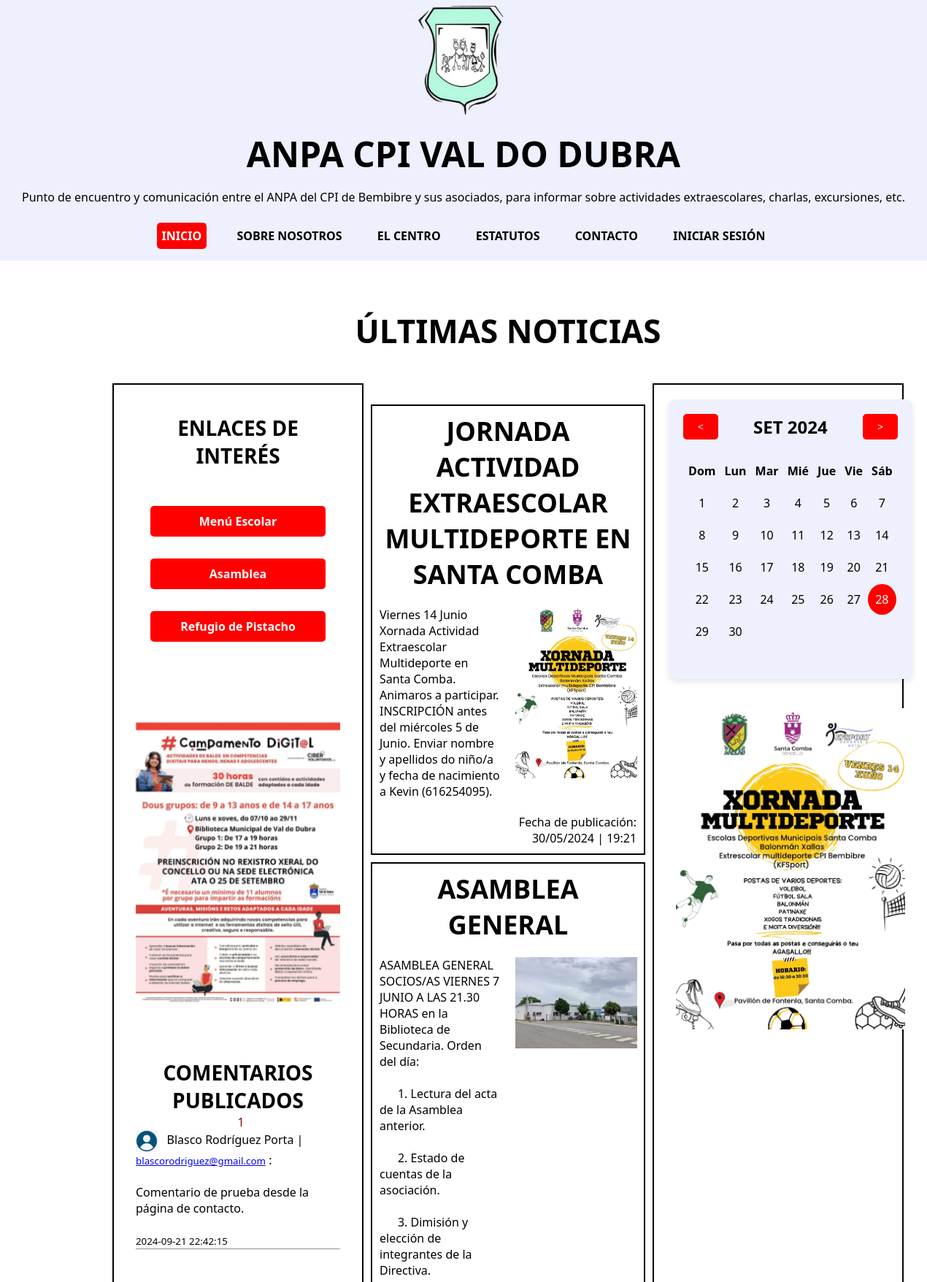
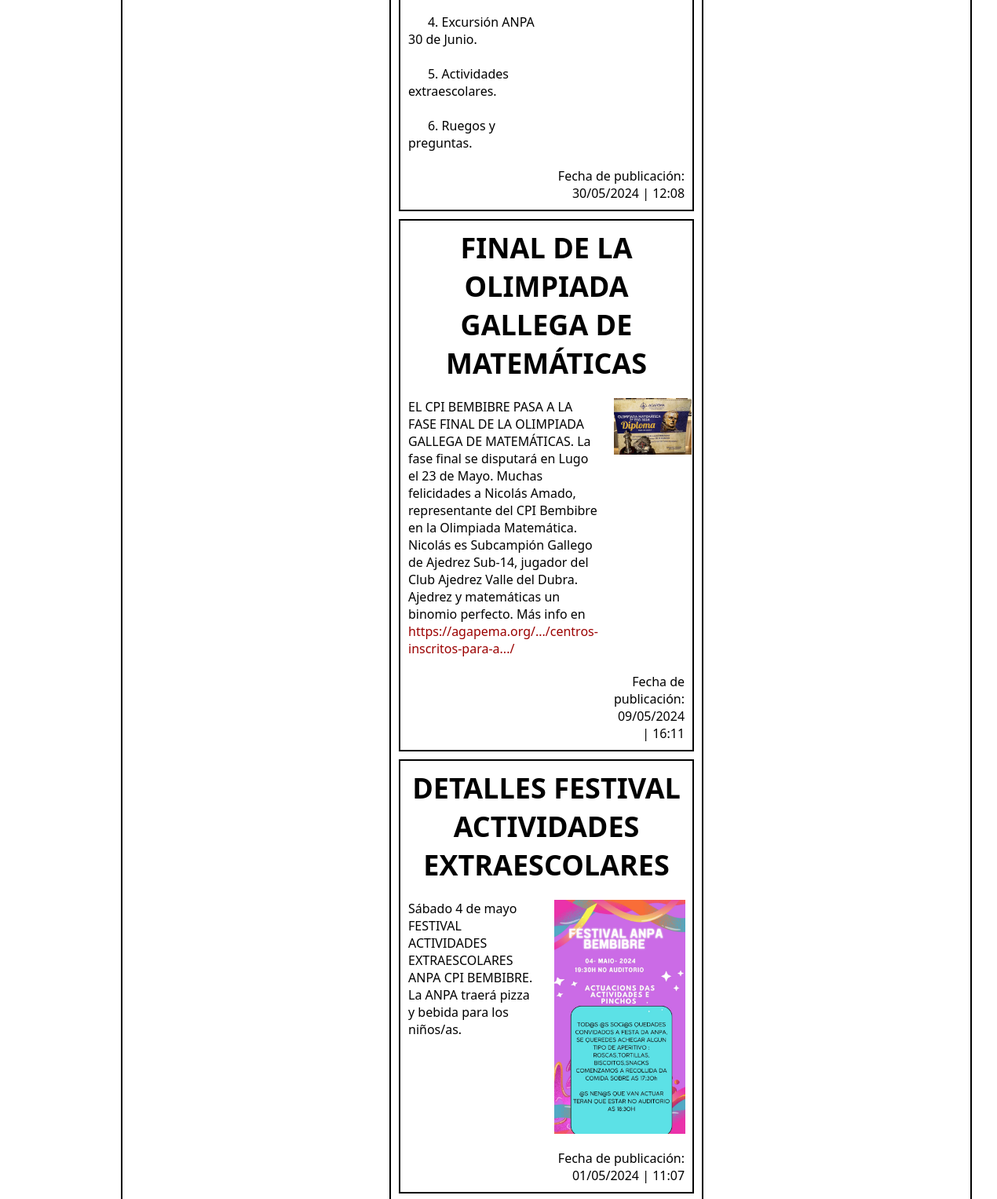
The app's page /es/index.php?pg=2 (upper part) with its own data (2 pictures, top to bottom).
### tables this page shows
CREATE TABLE IF NOT EXISTS `comentarios` (
  `Id_Comentario` smallint(5) unsigned NOT NULL AUTO_INCREMENT,
  `Nombre` varchar(100) NOT NULL,
  `Correo` varchar(100) NOT NULL,
  `Comentario` longtext NOT NULL,
  `Fecha_Publicación` datetime NOT NULL,
  PRIMARY KEY (`Id_Comentario`)
);

CREATE TABLE IF NOT EXISTS `blog` (
  `Id_Entrada` smallint(5) unsigned NOT NULL AUTO_INCREMENT,
  `Título` varchar(150) NOT NULL,
  `Descripción` longtext NOT NULL,
  `Imagen` varchar(150) DEFAULT NULL,
  `Fecha_Publicación` datetime NOT NULL,
  PRIMARY KEY (`Id_Entrada`)
);

### es/index.php (the view, shortened to what this page needs)
<!DOCTYPE html>
<html lang="gl-ES">
    <head>
        <link rel="stylesheet" type="text/css" href="CSS/estilosindex.css">
    </head>
    <body>
        <header>
            <div class="vacio1"></div>
            <div class="logo">
                <img src="Imágenes/logo.png" width="100%" alt="Logo ANPA CPI Bembibre"/>
            </div>
            <div class="vacio2"></div>
            <div class="tituloedescricion">
                <h1>ANPA CPI VAL DO DUBRA</h1>
                <p>Punto de encuentro y comunicación entre el ANPA del CPI de Bembibre y sus asociados, para informar sobre actividades extraescolares, charlas, excursiones, etc.</p>
            </div>
            <nav class="navegacion">
                <ul>
                    <li id="inicio" class="seleccionado">INICIO</li>
                    <li id="sobrenosotros">SOBRE NOSOTROS</li>
                    <li id="ocentro">EL CENTRO</li>
                    <li id="estatutos">ESTATUTOS</li>
                    <li id="contacto">CONTACTO</li>
                    <?php
                        if(isset($_SESSION["admin"])){
                            $admin = $_SESSION["admin"];
                            echo "<li>Hola, $admin&nbsp;&nbsp;<a href='cerrarsesion.php'><img src='Imágenes/exit.png' width='35' style='vertical-align: middle;' alt='Exit'></a></li>";
                        } else {
                            echo "<li id='iniciarsesion'>INICIAR SESIÓN</li>";
                        }
                    ?>
                </ul>
            </nav>
        </header>
        <main>
            <div class="titulopaxina">
                <h1>ÚLTIMAS NOTICIAS</h1>
            </div>
            <aside class="taboleiro1">
                <div class="anuncio1">
                    <img src="Imágenes/Anuncio1.jpg" width="100%" alt="Campamento Digital">
                </div>
                <div class="enlacesdeinterese">
                    <h1>ENLACES DE INTERÉS</h1>
                    <ul>
                        <li id="menuescolar">Menú Escolar</li>
                        <li id="asamblea">Asamblea</li>
                        <li id="refugiodepistacho">Refugio de Pistacho</li>
                    </ul>
                </div>
                <div class="ultimoscomentarios">
                    <h1>COMENTARIOS PUBLICADOS</h1>
                    <div class="vercomentarios">
                        <?php
                            $conexion = new mysqli("127.0.0.1", "root", "", "anpacpivaldodubraes");
                            if(!$conexion){
                                echo "<p style='color: red;'>DATABASE NOT CONNECTED!!!.</p>";
                            } else {
                                $vercomentarios = "SELECT * FROM comentarios ORDER BY Fecha_Publicación DESC";
                                $resultados = $conexion->query($vercomentarios);
                                if($resultados->num_rows == 0){
                                    echo "<p>(Sen comentarios)</p>";
                                } else {
                                    echo "<div class='paxinascomentarios'>";
                                    if(isset($_GET["commentspage"])) {
                                    $paginacion = $_GET["commentspage"];
                                    if($paginacion<=0 || is_numeric($paginacion)==false) $paginacion=1;
                                    }
                                    else
                                    $paginacion=1;
                                    $url="?commentspage=";
                                    echo "<p class='pagina'>";
                                    $total_paginas=(int)($resultados->num_rows/5+1);
                                    for($i=1;$i<=$total_paginas;$i++){
                                        if($i==$paginacion)
                                            echo "&nbsp;&nbsp;<a class='estasaqui'>$i</a>";
                                        else
                                            echo "&nbsp;&nbsp;<a href='$url".$i."'>$i</a>";
                                    }
                                    echo "</p>";
                                    $posicion=($paginacion-1)*5;
                                    $resultados->data_seek($posicion);
                                    echo "</div>";
                                    $row = $resultados->fetch_assoc();
                                    $i = 1;
                                    echo "<div class='comentariospublicados'>";
                                    do {
                                        echo "<p><img src='Imágenes/User.png' width='30' style='vertical-align: middle;' alt='User'>&nbsp;&nbsp;&nbsp;{$row["Nombre"]} | <span><small><a href='mailto:{$row["Correo"]}'>{$row["Correo"]}</a></small></span> :</p><br/>
                                        <p>{$row["Comentario"]}</p><br/>
                                        <p><small>{$row["Fecha_Publicación"]}</small></p><hr>";
                                        $row = $resultados->fetch_assoc();
                                        $i++;
                                    } while ($row && $i <= 5);
                                    echo "</div>";
                                }
                            }
                        ?>
                    </div>
                </div>
            </aside>
            <section class="blog">
                <?php
                    $conexion = new mysqli("127.0.0.1", "root", "", "anpacpivaldodubraes");
                    if (!$conexion) {
                        echo "<p style='color: red;'>Non se puido establecer a conexión á nosa base de datos.</p>";
                    } else {
                        $entradasdeblog = "SELECT Título, Descripción, Imagen, DATE_FORMAT(Fecha_Publicación, '%d/%m/%Y | %H:%i')
                        AS Publicación FROM blog ORDER BY Fecha_Publicación DESC";
                        $resultados = $conexion->query($entradasdeblog);
                        if ($resultados->num_rows == 0) {
                            echo "<p style='color: red;'>Aún no hay entradas publicadas.</p>";
                        } else {
                            if(isset($_GET["pg"])) {
                            $paginacion = $_GET["pg"];
                            }
                            else
                            $paginacion=1;
                            $posicion=($paginacion-1)*5;
                            $resultados->data_seek($posicion);
                            echo "<section class='artigos'>";
                            $row = $resultados->fetch_assoc();
                            $i = 1;
                            do {
                                echo "<article>
                                <h1 class='tituloentrada'>{$row["Título"]}</h1>
                                <p class='descricionentrada'>{$row["Descripción"]}</p>
                                <img class='imaxeentrada' src='{$row["Imagen"]}' width='100%' alt='{$row["Imagen"]}'/>
                                <p class='datapublicacion'>Fecha de publicación: {$row["Publicación"]}</p>
                                </article>";
                                $row = $resultados->fetch_assoc();
                                $i++;
                            } while ($row && $i <= 5);
                            echo "</section>";
                        }
                    }
                ?>
            </section>
            <aside class="taboleiro2">
                <div class="anuncio2">
                    <img src="Imágenes/Anuncio2.jpg" width="100%" alt="Jornada Multideporte">
                </div>
                <div class="calendario">
                    <div class="header">
                    <button id="prev-month">&lt;</button>
                    <h2 id="month-year"></h2>
                    <button id="next-month">&gt;</button>
                    </div>
                    <table id="calendar">
                        <thead>
                            <tr>
                                <th>Dom</th>
                                <th>Lun</th>
                                <th>Mar</th>
                                <th>Mié</th>
                                <th>Jue</th>
                                <th>Vie</th>
                                <th>Sáb</th>
                            </tr>
                        </thead>
                        <tbody id="calendar-body"></tbody>
                    </table>
                </div>
            </aside>
        </main>
    </body>
</html>

### records on screen
comentarios: Nombre "Blasco Rodríguez Porta", Correo "blascorodriguez@gmail.com", Comentario "Comentario de prueba desde la página de contacto.", Fecha_Publicación "2024-09-21 22:42:15"
blog: Título "JORNADA ACTIVIDAD EXTRAESCOLAR MULTIDEPORTE EN SANTA COMBA", Descripción "Viernes 14 Junio Xornada Actividad Extraescolar Multideporte en Santa Comba. Animaros a participar. INSCRIPCIÓN antes del miércoles 5 de Junio. Enviar nombre y apellidos do niño/a y fecha de nacimiento a Kevin (616254095).", Imagen (picture), Publicación "30/05/2024 | 19:21"
blog: Título "ASAMBLEA GENERAL", Descripción "ASAMBLEA GENERAL SOCIOS/AS VIERNES 7 JUNIO A LAS 21.30 HORAS en la Biblioteca de Secundaria. Orden del día: 1. Lectura del acta de la Asamblea anterior. 2. Estado de cuentas de la asociación. 3. Dimisión y elección de integrantes de la Directiva. 4. Excursión ANPA 30 de Junio. 5. Actividades extraescolares. 6. Ruegos y preguntas.", Imagen (picture), Publicación "30/05/2024 | 12:08"
blog: Título "FINAL DE LA OLIMPIADA GALLEGA DE MATEMÁTICAS", Descripción "EL CPI BEMBIBRE PASA A LA FASE FINAL DE LA OLIMPIADA GALLEGA DE MATEMÁTICAS. La fase final se disputará en Lugo el 23 de Mayo. Muchas felicidades a Nicolás Amado, representante del CPI Bembibre en la Olimpiada Matemática. Nicolás es Subcampión Gallego de Ajedrez Sub-14, jugador del Club Ajedrez Valle del Dubra. Ajedrez y matemáticas un binomio perfecto. Más info en https://agapema.org/.../centros-inscritos-para-a.../", Imagen (picture), Publicación "09/05/2024 | 16:11"
blog: Título "DETALLES FESTIVAL ACTIVIDADES EXTRAESCOLARES", Descripción "Sábado 4 de mayo FESTIVAL ACTIVIDADES EXTRAESCOLARES ANPA CPI BEMBIBRE. La ANPA traerá pizza y bebida para los niños/as.", Imagen (picture), Publicación "01/05/2024 | 11:07"
